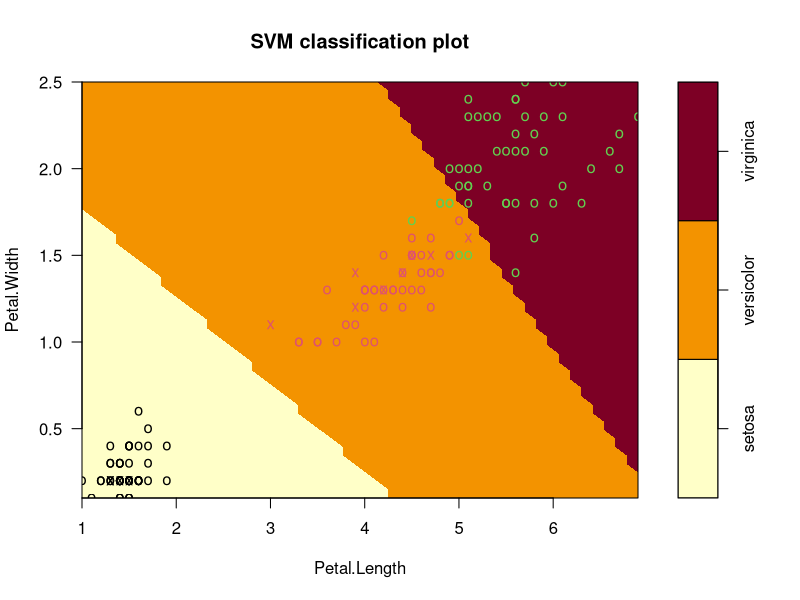

Source code (R):
## ---- chunk 1
set.seed(1234)
i <- sample(150, 100, replace=TRUE)
train <- iris[i,]
test <- iris[-i,]
## ---- chunk 2
library(e1071)
svm1 <- svm(Species~., data=train, kernel="linear", cost=10, scale=TRUE)
plot(svm1, iris, Petal.Width ~ Petal.Length,
     slice = list(Sepal.Width = 3, Sepal.Length = 4))
## ---- chunk 3
pred <- predict(svm1, newdata=test)
table(pred, test$Species)
mean(pred==test$Species)
